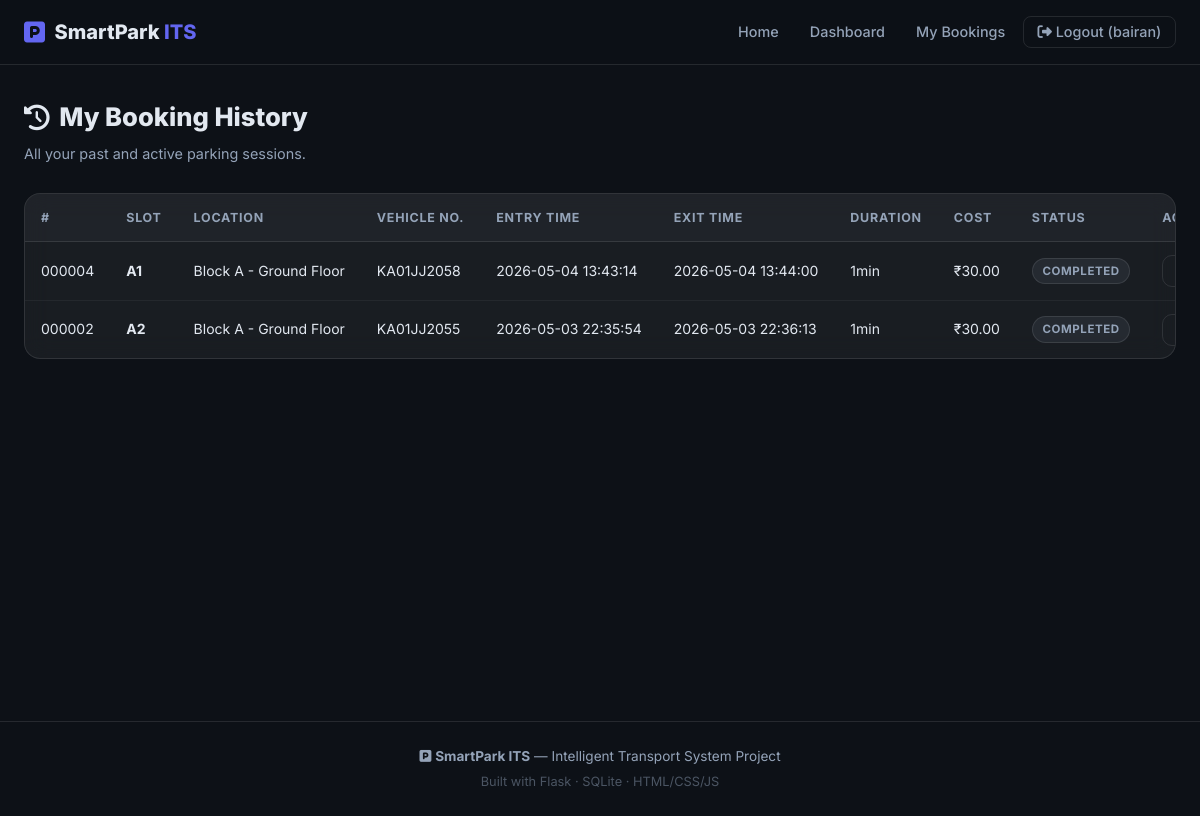
The page /my_bookings (signed in) on the database its author committed.
### tables this page shows
CREATE TABLE bookings (
    id INTEGER PRIMARY KEY AUTOINCREMENT,
    user_id INTEGER NOT NULL,
    slot_id INTEGER NOT NULL,
    vehicle_number TEXT NOT NULL,       -- e.g. "KA01AB1234"
    start_time DATETIME NOT NULL,       -- when the booking started
    end_time DATETIME,                  -- filled when user exits (NULL if active)
    duration_minutes INTEGER,           -- calculated on exit
    total_cost REAL,                    -- calculated on exit
    status TEXT NOT NULL DEFAULT 'active', -- 'active' or 'completed'
    FOREIGN KEY (user_id) REFERENCES users(id),
    FOREIGN KEY (slot_id) REFERENCES parking_slots(id)
);

CREATE TABLE parking_slots (
    id INTEGER PRIMARY KEY AUTOINCREMENT,
    slot_number TEXT UNIQUE NOT NULL,  -- e.g. "A1", "B3"
    location TEXT NOT NULL,            -- e.g. "Block A - Ground Floor"
    status TEXT NOT NULL DEFAULT 'available',  -- 'available' or 'occupied'
    vehicle_type TEXT NOT NULL DEFAULT 'car',  -- 'car', 'bike', 'truck'
    rate_per_hour REAL NOT NULL DEFAULT 30.0   -- cost in â‚¹ per hour
);

### app.py (the view)
@app.route('/my_bookings')
@login_required
def my_bookings():
    conn = get_db()
    bookings = conn.execute(
        """SELECT b.*, s.slot_number, s.location, s.vehicle_type
           FROM bookings b
           JOIN parking_slots s ON b.slot_id = s.id
           WHERE b.user_id=?
           ORDER BY b.start_time DESC""",
        (session['user_id'],)
    ).fetchall()
    conn.close()
    return render_template('my_bookings.html', bookings=bookings)

### app.py (called while the page is built)
def get_db():
    conn = sqlite3.connect(DATABASE)
    conn.row_factory = sqlite3.Row   # lets us access columns by name
    return conn

def login_required(f):
    from functools import wraps
    @wraps(f)
    def decorated(*args, **kwargs):
        if 'user_id' not in session:
            flash('Please log in first.', 'warning')
            return redirect(url_for('login'))
        return f(*args, **kwargs)
    return decorated

### templates/my_bookings.html (shortened to what this page needs)
{% extends 'base.html' %}
{% block content %}
<section class="dashboard-section">
    <div class="page-header">
        <div>
            <h1><i class="fas fa-history"></i> My Booking History</h1>
            <p>All your past and active parking sessions.</p>
        </div>
    </div>
    {% if bookings %}
    <div class="table-wrapper glass">
        <table class="data-table" id="bookingsTable">
            <thead>
                <tr>
                    <th>#</th>
                    <th>Slot</th>
                    <th>Location</th>
                    <th>Vehicle No.</th>
                    <th>Entry Time</th>
                    <th>Exit Time</th>
                    <th>Duration</th>
                    <th>Cost</th>
                    <th>Status</th>
                    <th>Action</th>
                </tr>
            </thead>
            <tbody>
                {% for b in bookings %}
                <tr>
                    <td>{{ '%06d'|format(b['id']) }}</td>
                    <td><strong>{{ b['slot_number'] }}</strong></td>
                    <td>{{ b['location'] }}</td>
                    <td>{{ b['vehicle_number'] }}</td>
                    <td>{{ b['start_time'] }}</td>
                    <td>{{ b['end_time'] or '—' }}</td>
                    <td>
                        {% if b['duration_minutes'] %}
                            {% set h = b['duration_minutes'] // 60 %}
                            {% set m = b['duration_minutes'] % 60 %}
                            {% if h > 0 %}{{ h }}h {% endif %}{{ m }}min
                        {% else %}
                            Active
                        {% endif %}
                    </td>
                    <td>
                        {% if b['total_cost'] %}
                            ₹{{ '%.2f'|format(b['total_cost']) }}
                        {% else %}
                            —
                        {% endif %}
                    </td>
                    <td>
                        <span class="badge badge-{{ b['status'] }}">{{ b['status']|capitalize }}</span>
                    </td>
                    <td>
                        {% if b['status'] == 'completed' %}
                            <a href="{{ url_for('receipt', booking_id=b['id']) }}" class="btn btn-sm btn-outline">
                            </a>
                        {% else %}
                            <span class="text-muted">In Progress</span>
                        {% endif %}
                    </td>
                </tr>
                {% endfor %}
            </tbody>
        </table>
    </div>
    {% endif %}
</section>
{% endblock %}

### static/css/style.css (style rules this page uses)
:root { --bg: #0d1117; --bg2: #161b22; --bg3: #1f2937; --card: rgba(255,255,255,0.05); --border: rgba(255,255,255,0.1); --text: #e2e8f0; --text-muted: #94a3b8; --primary: #6366f1; --primary-h: #4f46e5; --green: #10b981; --red: #ef4444; --yellow: #f59e0b; --cyan: #06b6d4; --radius: 12px; --shadow: 0 4px 24px rgba(0,0,0,0.4); --transition: 0.25s ease; }
*,*::before,*::after { box-sizing:border-box;margin:0;padding:0 }
html { scroll-behavior:smooth }
body { font-family:'Inter',sans-serif;background:var(--bg);color:var(--text);min-height:100vh;line-height:1.6 }
a { color:var(--primary);text-decoration:none }
.glass { background:var(--card); border:1px solid var(--border); backdrop-filter:blur(12px); -webkit-backdrop-filter:blur(12px); }
.btn { display:inline-flex;align-items:center;gap:.5rem;padding:.55rem 1.2rem;border-radius:10px;font-size:.9rem;font-weight:600;border:none;cursor:pointer;transition:var(--transition);text-decoration:none }
.btn-outline { background:transparent;color:var(--text);border:1px solid var(--border) }
.btn-sm { padding:.3rem .75rem;font-size:.8rem }
.dashboard-section { max-width:1200px;margin:0 auto;padding:2rem 1.5rem }
.page-header { display:flex;align-items:flex-start;justify-content:space-between;flex-wrap:wrap;gap:1rem;margin-bottom:1.75rem }
.page-header h1 { font-size:1.6rem;font-weight:800;display:flex;align-items:center;gap:.6rem }
.page-header p { color:var(--text-muted);font-size:.9rem;margin-top:.25rem }
.badge { display:inline-flex;align-items:center;padding:.2rem .6rem;border-radius:999px;font-size:.72rem;font-weight:700;text-transform:uppercase;letter-spacing:.05em }
.badge-occupied,.badge-completed { background:rgba(239,68,68,.15);color:var(--red);border:1px solid rgba(239,68,68,.3) }
.badge-completed { background:rgba(148,163,184,.1);color:var(--text-muted);border-color:var(--border) }
.table-wrapper { border-radius:16px;overflow-x:auto }
.data-table { width:100%;border-collapse:collapse;font-size:.875rem }
.data-table th { padding:.85rem 1rem;text-align:left;font-size:.78rem;font-weight:700;color:var(--text-muted);text-transform:uppercase;letter-spacing:.06em;border-bottom:1px solid var(--border);white-space:nowrap;background:rgba(255,255,255,.03) }
.data-table td { padding:.8rem 1rem;border-bottom:1px solid rgba(255,255,255,.05);white-space:nowrap }
.data-table tr:last-child td { border-bottom:none }

### rows shown on the page
bookings: id "000004", slot_number "A1", location "Block A - Ground Floor", vehicle_number "KA01JJ2058", start_time "2026-05-04 13:43:14", end_time "2026-05-04 13:44:00", m "1", total_cost "30.00", status "COMPLETED"
bookings: id "000002", slot_number "A2", location "Block A - Ground Floor", vehicle_number "KA01JJ2055", start_time "2026-05-03 22:35:54", end_time "2026-05-03 22:36:13", duration_minutes "1", total_cost "30.00", status "COMPLETED"

### other values the page prints
{{ session.get('name', '').split()[0] }} "bairan"
